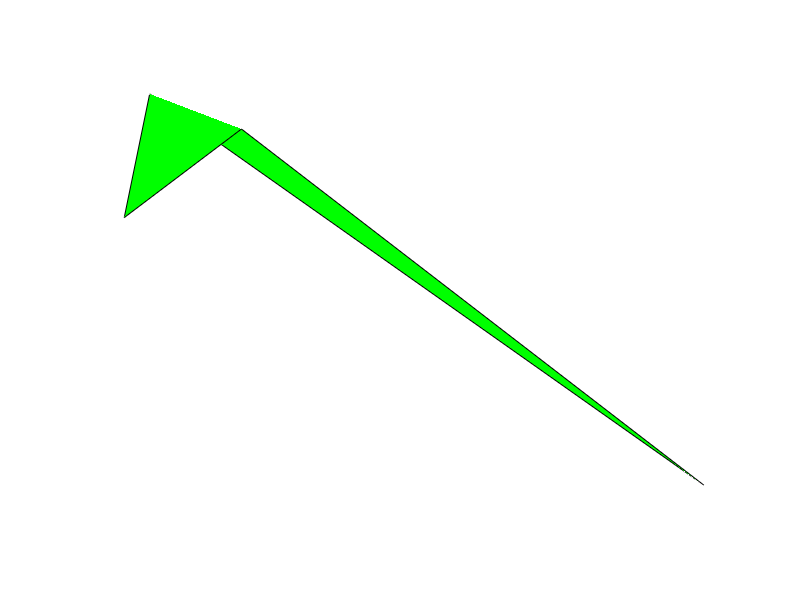

Write MATLAB code to recreate this figure. (Note: this script raises an error after producing the figure.)
nF = 1;
V = randn(nF,3,4);


f1 = figure; axis equal; hold all; rotate3d on;
dt = .0001;
for i=1:100
    cla; axis equal off; hold all; rotate3d on;
    for j=1:nF
        Vj = permute(V(j,:,:),[3 2 1]);
        patch('vertices',Vj,'faces',[1 2 3 4],'facecolor','green')
    end
    drawnow; pause(.01);
    
    [p1, pgrad] = face_planarity(V);
    V = V - dt * pgrad * sign(p1);
    
end